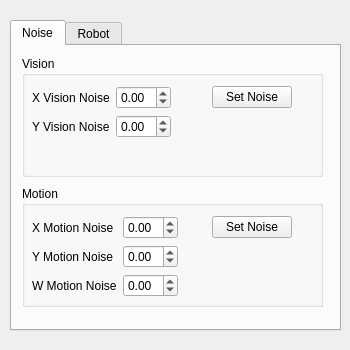
<?xml version="1.0" encoding="UTF-8"?>
<ui version="4.0">
 <class>Control</class>
 <widget class="QWidget" name="Control">
  <property name="geometry">
   <rect>
    <x>0</x>
    <y>0</y>
    <width>350</width>
    <height>350</height>
   </rect>
  </property>
  <property name="windowTitle">
   <string>Form</string>
  </property>
  <widget class="QTabWidget" name="tabWidget">
   <property name="geometry">
    <rect>
     <x>10</x>
     <y>20</y>
     <width>331</width>
     <height>311</height>
    </rect>
   </property>
   <property name="currentIndex">
    <number>0</number>
   </property>
   <widget class="QWidget" name="tab_noise">
    <attribute name="title">
     <string>Noise</string>
    </attribute>
    <widget class="QGroupBox" name="groupBox">
     <property name="geometry">
      <rect>
       <x>10</x>
       <y>10</y>
       <width>301</width>
       <height>121</height>
      </rect>
     </property>
     <property name="title">
      <string>Vision</string>
     </property>
     <widget class="QWidget" name="formLayoutWidget">
      <property name="geometry">
       <rect>
        <x>0</x>
        <y>20</y>
        <width>181</width>
        <height>101</height>
       </rect>
      </property>
      <layout class="QFormLayout" name="formLayout">
       <property name="fieldGrowthPolicy">
        <enum>QFormLayout::ExpandingFieldsGrow</enum>
       </property>
       <property name="leftMargin">
        <number>10</number>
       </property>
       <property name="topMargin">
        <number>10</number>
       </property>
       <property name="rightMargin">
        <number>10</number>
       </property>
       <property name="bottomMargin">
        <number>10</number>
       </property>
       <item row="0" column="0">
        <widget class="QLabel" name="label">
         <property name="text">
          <string>X Vision Noise</string>
         </property>
        </widget>
       </item>
       <item row="0" column="1">
        <widget class="QDoubleSpinBox" name="dspin_vision_noisex">
         <property name="minimum">
          <double>-5.000000000000000</double>
         </property>
         <property name="maximum">
          <double>5.000000000000000</double>
         </property>
         <property name="singleStep">
          <double>0.010000000000000</double>
         </property>
         <property name="value">
          <double>0.000000000000000</double>
         </property>
        </widget>
       </item>
       <item row="1" column="0">
        <widget class="QLabel" name="label_2">
         <property name="text">
          <string>Y Vision Noise</string>
         </property>
        </widget>
       </item>
       <item row="1" column="1">
        <widget class="QDoubleSpinBox" name="dspin_vision_noisey">
         <property name="minimum">
          <double>-5.000000000000000</double>
         </property>
         <property name="maximum">
          <double>5.000000000000000</double>
         </property>
         <property name="singleStep">
          <double>0.010000000000000</double>
         </property>
        </widget>
       </item>
      </layout>
     </widget>
     <widget class="QPushButton" name="button_setnoise_vision">
      <property name="geometry">
       <rect>
        <x>190</x>
        <y>30</y>
        <width>80</width>
        <height>22</height>
       </rect>
      </property>
      <property name="text">
       <string>Set Noise</string>
      </property>
     </widget>
    </widget>
    <widget class="QGroupBox" name="groupBox_2">
     <property name="geometry">
      <rect>
       <x>10</x>
       <y>140</y>
       <width>301</width>
       <height>121</height>
      </rect>
     </property>
     <property name="title">
      <string>Motion</string>
     </property>
     <widget class="QWidget" name="formLayoutWidget_2">
      <property name="geometry">
       <rect>
        <x>0</x>
        <y>20</y>
        <width>183</width>
        <height>101</height>
       </rect>
      </property>
      <layout class="QFormLayout" name="formLayout_2">
       <property name="fieldGrowthPolicy">
        <enum>QFormLayout::ExpandingFieldsGrow</enum>
       </property>
       <property name="leftMargin">
        <number>10</number>
       </property>
       <property name="topMargin">
        <number>10</number>
       </property>
       <property name="rightMargin">
        <number>10</number>
       </property>
       <property name="bottomMargin">
        <number>10</number>
       </property>
       <item row="0" column="0">
        <widget class="QLabel" name="label_4">
         <property name="text">
          <string>X Motion Noise</string>
         </property>
        </widget>
       </item>
       <item row="0" column="1">
        <widget class="QDoubleSpinBox" name="dspin_motion_noisex">
         <property name="minimum">
          <double>-5.000000000000000</double>
         </property>
         <property name="maximum">
          <double>5.000000000000000</double>
         </property>
         <property name="singleStep">
          <double>0.010000000000000</double>
         </property>
         <property name="value">
          <double>0.000000000000000</double>
         </property>
        </widget>
       </item>
       <item row="1" column="1">
        <widget class="QDoubleSpinBox" name="dspin_motion_noisey">
         <property name="minimum">
          <double>-5.000000000000000</double>
         </property>
         <property name="maximum">
          <double>5.000000000000000</double>
         </property>
         <property name="singleStep">
          <double>0.010000000000000</double>
         </property>
        </widget>
       </item>
       <item row="2" column="1">
        <widget class="QDoubleSpinBox" name="dspin_motion_noisew">
         <property name="minimum">
          <double>-5.000000000000000</double>
         </property>
         <property name="maximum">
          <double>5.000000000000000</double>
         </property>
         <property name="singleStep">
          <double>0.010000000000000</double>
         </property>
        </widget>
       </item>
       <item row="1" column="0">
        <widget class="QLabel" name="label_5">
         <property name="text">
          <string>Y Motion Noise</string>
         </property>
        </widget>
       </item>
       <item row="2" column="0">
        <widget class="QLabel" name="label_6">
         <property name="text">
          <string>W Motion Noise</string>
         </property>
        </widget>
       </item>
      </layout>
     </widget>
     <widget class="QPushButton" name="button_setnoise_motion">
      <property name="geometry">
       <rect>
        <x>190</x>
        <y>30</y>
        <width>80</width>
        <height>22</height>
       </rect>
      </property>
      <property name="text">
       <string>Set Noise</string>
      </property>
     </widget>
    </widget>
   </widget>
   <widget class="QWidget" name="tab_robot">
    <attribute name="title">
     <string>Robot</string>
    </attribute>
    <widget class="QGroupBox" name="groupBox_3">
     <property name="geometry">
      <rect>
       <x>10</x>
       <y>10</y>
       <width>301</width>
       <height>121</height>
      </rect>
     </property>
     <property name="title">
      <string>Robot</string>
     </property>
     <widget class="QWidget" name="formLayoutWidget_3">
      <property name="geometry">
       <rect>
        <x>0</x>
        <y>20</y>
        <width>151</width>
        <height>101</height>
       </rect>
      </property>
      <layout class="QFormLayout" name="formLayout_3">
       <property name="fieldGrowthPolicy">
        <enum>QFormLayout::ExpandingFieldsGrow</enum>
       </property>
       <property name="leftMargin">
        <number>10</number>
       </property>
       <property name="topMargin">
        <number>10</number>
       </property>
       <property name="rightMargin">
        <number>10</number>
       </property>
       <property name="bottomMargin">
        <number>10</number>
       </property>
       <item row="0" column="0">
        <widget class="QLabel" name="label_7">
         <property name="text">
          <string>X pose</string>
         </property>
        </widget>
       </item>
       <item row="0" column="1">
        <widget class="QDoubleSpinBox" name="dspin_robot_posx">
         <property name="minimum">
          <double>-550.000000000000000</double>
         </property>
         <property name="maximum">
          <double>550.000000000000000</double>
         </property>
         <property name="singleStep">
          <double>0.100000000000000</double>
         </property>
         <property name="value">
          <double>0.000000000000000</double>
         </property>
        </widget>
       </item>
       <item row="1" column="1">
        <widget class="QDoubleSpinBox" name="dspin_robot_posy">
         <property name="sizePolicy">
          <sizepolicy hsizetype="Maximum" vsizetype="Fixed">
           <horstretch>0</horstretch>
           <verstretch>0</verstretch>
          </sizepolicy>
         </property>
         <property name="minimum">
          <double>-400.000000000000000</double>
         </property>
         <property name="maximum">
          <double>400.000000000000000</double>
         </property>
         <property name="singleStep">
          <double>0.010000000000000</double>
         </property>
        </widget>
       </item>
       <item row="2" column="1">
        <widget class="QDoubleSpinBox" name="dspin_robot_posw">
         <property name="sizePolicy">
          <sizepolicy hsizetype="Maximum" vsizetype="Fixed">
           <horstretch>0</horstretch>
           <verstretch>0</verstretch>
          </sizepolicy>
         </property>
         <property name="minimum">
          <double>0.000000000000000</double>
         </property>
         <property name="maximum">
          <double>360.000000000000000</double>
         </property>
         <property name="singleStep">
          <double>0.100000000000000</double>
         </property>
        </widget>
       </item>
       <item row="1" column="0">
        <widget class="QLabel" name="label_8">
         <property name="text">
          <string>Y Pose</string>
         </property>
        </widget>
       </item>
       <item row="2" column="0">
        <widget class="QLabel" name="label_9">
         <property name="text">
          <string>Angle</string>
         </property>
        </widget>
       </item>
      </layout>
     </widget>
     <widget class="QPushButton" name="button_robot_set">
      <property name="geometry">
       <rect>
        <x>160</x>
        <y>40</y>
        <width>80</width>
        <height>22</height>
       </rect>
      </property>
      <property name="text">
       <string>Set Pose</string>
      </property>
     </widget>
     <widget class="QPushButton" name="button_robot_random">
      <property name="geometry">
       <rect>
        <x>160</x>
        <y>80</y>
        <width>80</width>
        <height>22</height>
       </rect>
      </property>
      <property name="text">
       <string>Randomize</string>
      </property>
     </widget>
    </widget>
    <widget class="QGroupBox" name="groupBox_4">
     <property name="geometry">
      <rect>
       <x>10</x>
       <y>150</y>
       <width>301</width>
       <height>121</height>
      </rect>
     </property>
     <property name="title">
      <string>MCL</string>
     </property>
     <widget class="QWidget" name="formLayoutWidget_4">
      <property name="geometry">
       <rect>
        <x>0</x>
        <y>20</y>
        <width>165</width>
        <height>101</height>
       </rect>
      </property>
      <layout class="QFormLayout" name="formLayout_4">
       <property name="fieldGrowthPolicy">
        <enum>QFormLayout::ExpandingFieldsGrow</enum>
       </property>
       <property name="leftMargin">
        <number>10</number>
       </property>
       <property name="topMargin">
        <number>10</number>
       </property>
       <property name="rightMargin">
        <number>10</number>
       </property>
       <property name="bottomMargin">
        <number>10</number>
       </property>
       <item row="0" column="0">
        <widget class="QLabel" name="label_10">
         <property name="text">
          <string>W Fast</string>
         </property>
        </widget>
       </item>
       <item row="0" column="1">
        <widget class="QDoubleSpinBox" name="dspin_mcl_wfast">
         <property name="decimals">
          <number>3</number>
         </property>
         <property name="minimum">
          <double>-550.000000000000000</double>
         </property>
         <property name="maximum">
          <double>550.000000000000000</double>
         </property>
         <property name="singleStep">
          <double>0.010000000000000</double>
         </property>
         <property name="value">
          <double>0.000000000000000</double>
         </property>
        </widget>
       </item>
       <item row="1" column="0">
        <widget class="QLabel" name="label_11">
         <property name="text">
          <string>W Slow</string>
         </property>
        </widget>
       </item>
       <item row="1" column="1">
        <widget class="QDoubleSpinBox" name="dspin_mcl_wslow">
         <property name="decimals">
          <number>3</number>
         </property>
         <property name="minimum">
          <double>-400.000000000000000</double>
         </property>
         <property name="maximum">
          <double>400.000000000000000</double>
         </property>
         <property name="singleStep">
          <double>0.010000000000000</double>
         </property>
        </widget>
       </item>
       <item row="2" column="1">
        <widget class="QDoubleSpinBox" name="dspin_mcl_variance">
         <property name="decimals">
          <number>3</number>
         </property>
         <property name="minimum">
          <double>-100.000000000000000</double>
         </property>
         <property name="maximum">
          <double>100.000000000000000</double>
         </property>
         <property name="singleStep">
          <double>0.010000000000000</double>
         </property>
        </widget>
       </item>
       <item row="2" column="0">
        <widget class="QLabel" name="label_3">
         <property name="text">
          <string>Variance</string>
         </property>
        </widget>
       </item>
      </layout>
     </widget>
     <widget class="QPushButton" name="button_mcl_reset">
      <property name="geometry">
       <rect>
        <x>239</x>
        <y>90</y>
        <width>61</width>
        <height>22</height>
       </rect>
      </property>
      <property name="text">
       <string>Reset</string>
      </property>
     </widget>
     <widget class="QPushButton" name="button_mcl_setparam">
      <property name="geometry">
       <rect>
        <x>170</x>
        <y>90</y>
        <width>61</width>
        <height>22</height>
       </rect>
      </property>
      <property name="text">
       <string>Set</string>
      </property>
     </widget>
     <widget class="QWidget" name="formLayoutWidget_5">
      <property name="geometry">
       <rect>
        <x>161</x>
        <y>20</y>
        <width>151</width>
        <height>72</height>
       </rect>
      </property>
      <layout class="QFormLayout" name="formLayout_5">
       <property name="fieldGrowthPolicy">
        <enum>QFormLayout::ExpandingFieldsGrow</enum>
       </property>
       <property name="leftMargin">
        <number>10</number>
       </property>
       <property name="topMargin">
        <number>10</number>
       </property>
       <property name="rightMargin">
        <number>10</number>
       </property>
       <property name="bottomMargin">
        <number>10</number>
       </property>
       <item row="0" column="0">
        <widget class="QLabel" name="label_12">
         <property name="text">
          <string>a Fast</string>
         </property>
        </widget>
       </item>
       <item row="0" column="1">
        <widget class="QDoubleSpinBox" name="dspin_mcl_afast">
         <property name="decimals">
          <number>3</number>
         </property>
         <property name="minimum">
          <double>-10.000000000000000</double>
         </property>
         <property name="maximum">
          <double>10.000000000000000</double>
         </property>
         <property name="singleStep">
          <double>0.010000000000000</double>
         </property>
         <property name="value">
          <double>0.000000000000000</double>
         </property>
        </widget>
       </item>
       <item row="1" column="0">
        <widget class="QLabel" name="label_13">
         <property name="text">
          <string>a Slow</string>
         </property>
        </widget>
       </item>
       <item row="1" column="1">
        <widget class="QDoubleSpinBox" name="dspin_mcl_aslow">
         <property name="decimals">
          <number>3</number>
         </property>
         <property name="minimum">
          <double>-10.000000000000000</double>
         </property>
         <property name="maximum">
          <double>10.000000000000000</double>
         </property>
         <property name="singleStep">
          <double>0.010000000000000</double>
         </property>
        </widget>
       </item>
      </layout>
     </widget>
    </widget>
   </widget>
  </widget>
 </widget>
 <resources/>
 <connections/>
</ui>
